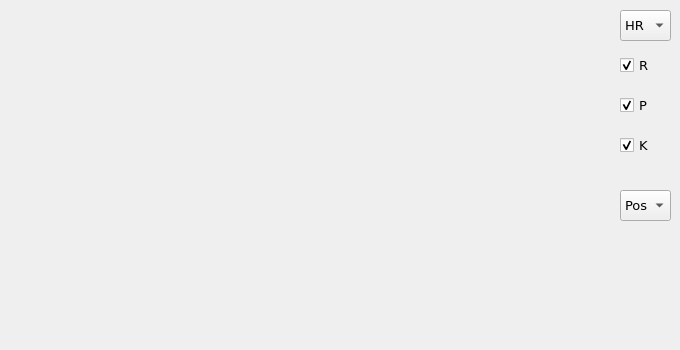
      <widget class="QWidget" name="tab_13">
       <attribute name="title">
        <string>Joint Info</string>
       </attribute>
       <widget class="QCustomPlot" name="plot_joint" native="true">
        <property name="geometry">
         <rect>
          <x>10</x>
          <y>10</y>
          <width>591</width>
          <height>331</height>
         </rect>
        </property>
       </widget>
       <widget class="QCheckBox" name="CB_joint_P">
        <property name="geometry">
         <rect>
          <x>620</x>
          <y>90</y>
          <width>51</width>
          <height>31</height>
         </rect>
        </property>
        <property name="font">
         <font>
          <family>DejaVu Sans</family>
          <pointsize>10</pointsize>
         </font>
        </property>
        <property name="text">
         <string>P</string>
        </property>
        <property name="checked">
         <bool>true</bool>
        </property>
       </widget>
       <widget class="QCheckBox" name="CB_joint_R">
        <property name="geometry">
         <rect>
          <x>620</x>
          <y>50</y>
          <width>51</width>
          <height>31</height>
         </rect>
        </property>
        <property name="font">
         <font>
          <family>DejaVu Sans</family>
          <pointsize>10</pointsize>
         </font>
        </property>
        <property name="text">
         <string>R</string>
        </property>
        <property name="checked">
         <bool>true</bool>
        </property>
       </widget>
       <widget class="QComboBox" name="Combo_joint">
        <property name="geometry">
         <rect>
          <x>620</x>
          <y>10</y>
          <width>51</width>
          <height>31</height>
         </rect>
        </property>
        <property name="font">
         <font>
          <family>DejaVu Sans</family>
          <pointsize>10</pointsize>
         </font>
        </property>
        <property name="currentText">
         <string>HR</string>
        </property>
        <property name="currentIndex">
         <number>0</number>
        </property>
        <property name="maxVisibleItems">
         <number>10</number>
        </property>
        <item>
         <property name="text">
          <string>HR</string>
         </property>
        </item>
        <item>
         <property name="text">
          <string>HL</string>
         </property>
        </item>
        <item>
         <property name="text">
          <string>FR</string>
         </property>
        </item>
        <item>
         <property name="text">
          <string>FL</string>
         </property>
        </item>
       </widget>
       <widget class="QCheckBox" name="CB_joint_K">
        <property name="geometry">
         <rect>
          <x>620</x>
          <y>130</y>
          <width>51</width>
          <height>31</height>
         </rect>
        </property>
        <property name="font">
         <font>
          <family>DejaVu Sans</family>
          <pointsize>10</pointsize>
         </font>
        </property>
        <property name="text">
         <string>K</string>
        </property>
        <property name="checked">
         <bool>true</bool>
        </property>
       </widget>
       <widget class="QComboBox" name="Combo_joint_mode">
        <property name="geometry">
         <rect>
          <x>620</x>
          <y>190</y>
          <width>51</width>
          <height>31</height>
         </rect>
        </property>
        <property name="font">
         <font>
          <family>DejaVu Sans</family>
          <pointsize>10</pointsize>
         </font>
        </property>
        <property name="currentText">
         <string>Pos</string>
        </property>
        <property name="currentIndex">
         <number>0</number>
        </property>
        <property name="maxVisibleItems">
         <number>10</number>
        </property>
        <item>
         <property name="text">
          <string>Pos</string>
         </property>
        </item>
        <item>
         <property name="text">
          <string>Vel</string>
         </property>
        </item>
        <item>
         <property name="text">
          <string>Acc</string>
         </property>
        </item>
        <item>
         <property name="text">
          <string>Current</string>
         </property>
        </item>
       </widget>
      </widget>
